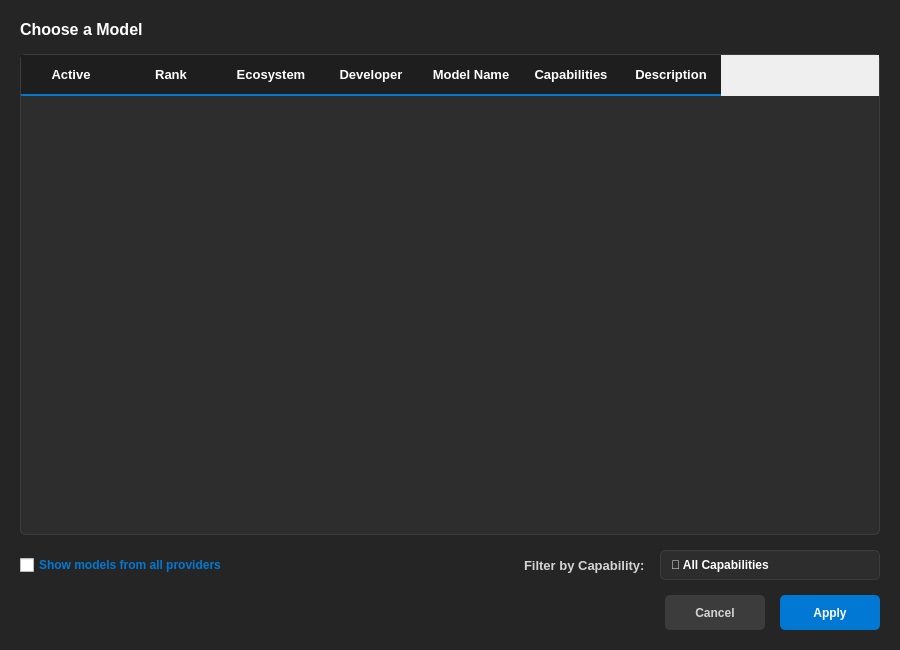
<?xml version="1.0" encoding="UTF-8"?>
<ui version="4.0">
 <class>ModelPopupDialog</class>
 <widget class="QDialog" name="ModelPopupDialog">
  <property name="geometry">
   <rect>
    <x>0</x>
    <y>0</y>
    <width>900</width>
    <height>650</height>
   </rect>
  </property>
  <property name="windowTitle">
   <string>Select a Model</string>
  </property>
  <property name="styleSheet">
   <string notr="true">QDialog {
    background-color: #252526;
    color: #d4d4d4;
}
QLabel {
    color: #ffffff;
    font-size: 16px;
    font-weight: bold;
}
/* TABLE STYLING */
QTableWidget {
    background-color: #2d2d2d;
    alternate-background-color: #252526;
    color: #d4d4d4;
    border: 1px solid #3c3c3c;
    border-radius: 5px;
    font-size: 13px;
    gridline-color: #3c3c3c;
}
QTableWidget::item {
    padding: 10px;
    border-bottom: 1px solid #3c3c3c;
}
/* THIS IS THE BLUE HIGHLIGHT WHEN YOU CLICK A ROW */
QTableWidget::item:selected {
    background-color: #0078d4;
    color: white;
}
QHeaderView::section {
    background-color: #1e1e1e;
    color: #ffffff;
    padding: 10px;
    border: none;
    border-bottom: 2px solid #0078d4;
    font-weight: bold;
    font-size: 13px;
}
QScrollBar:vertical {
    border: none;
    background: #2d2d2d;
    width: 10px;
    border-radius: 5px;
}
QScrollBar::handle:vertical {
    background: #555;
    border-radius: 5px;
}
QScrollBar::add-line:vertical, QScrollBar::sub-line:vertical {
    height: 0px;
}</string>
  </property>
  <property name="modal">
   <bool>true</bool>
  </property>
  <layout class="QVBoxLayout" name="dialog_layout">
   <property name="spacing">
    <number>15</number>
   </property>
   <property name="leftMargin">
    <number>20</number>
   </property>
   <property name="topMargin">
    <number>20</number>
   </property>
   <property name="rightMargin">
    <number>20</number>
   </property>
   <property name="bottomMargin">
    <number>20</number>
   </property>
   <item>
    <widget class="QLabel" name="title_label">
     <property name="text">
      <string>Choose a Model</string>
     </property>
    </widget>
   </item>
   <item>
    <widget class="QTableWidget" name="model_table">
     <property name="editTriggers">
      <set>QAbstractItemView::EditTrigger::NoEditTriggers</set>
     </property>
     <property name="alternatingRowColors">
      <bool>true</bool>
     </property>
     <property name="selectionMode">
      <enum>QAbstractItemView::SelectionMode::SingleSelection</enum>
     </property>
     <property name="selectionBehavior">
      <enum>QAbstractItemView::SelectionBehavior::SelectRows</enum>
     </property>
     <property name="verticalScrollMode">
      <enum>QAbstractItemView::ScrollMode::ScrollPerPixel</enum>
     </property>
     <property name="horizontalScrollMode">
      <enum>QAbstractItemView::ScrollMode::ScrollPerPixel</enum>
     </property>
     <property name="showGrid">
      <bool>false</bool>
     </property>
     <column>
      <property name="text">
       <string>Active</string>
      </property>
     </column>
     <column>
      <property name="text">
       <string>Rank</string>
      </property>
     </column>
     <column>
      <property name="text">
       <string>Ecosystem</string>
      </property>
     </column>
     <column>
      <property name="text">
       <string>Developer</string>
      </property>
     </column>
     <column>
      <property name="text">
       <string>Model Name</string>
      </property>
     </column>
     <column>
      <property name="text">
       <string>Capabilities</string>
      </property>
     </column>
     <column>
      <property name="text">
       <string>Description</string>
      </property>
     </column>
    </widget>
   </item>
   <item>
    <layout class="QHBoxLayout" name="filter_bar_layout">
     <item>
      <widget class="QCheckBox" name="show_all_cb">
       <property name="styleSheet">
        <string notr="true">color: #0078d4; font-weight: bold;</string>
       </property>
       <property name="text">
        <string>Show models from all providers</string>
       </property>
      </widget>
     </item>
     <item>
      <spacer name="filterSpacer">
       <property name="orientation">
        <enum>Qt::Orientation::Horizontal</enum>
       </property>
       <property name="sizeHint" stdset="0">
        <size>
         <width>40</width>
         <height>20</height>
        </size>
       </property>
      </spacer>
     </item>
     <item>
      <widget class="QLabel" name="filter_label">
       <property name="styleSheet">
        <string notr="true">color: #d4d4d4; font-weight: bold; font-size: 13px;</string>
       </property>
       <property name="text">
        <string>Filter by Capability:</string>
       </property>
      </widget>
     </item>
     <item>
      <widget class="QComboBox" name="capability_filter">
       <property name="minimumSize">
        <size>
         <width>220</width>
         <height>30</height>
        </size>
       </property>
       <property name="styleSheet">
        <string notr="true">QComboBox {
    background-color: #2d2d2d;
    border: 1px solid #3c3c3c;
    border-radius: 5px;
    padding: 3px 10px;
    color: #ffffff;
    font-weight: bold;
}
QComboBox::drop-down {
    border: none;
}
QComboBox QAbstractItemView {
    background-color: #2d2d2d;
    color: #ffffff;
    selection-background-color: #0078d4;
    border: 1px solid #3c3c3c;
}</string>
       </property>
       <item>
        <property name="text">
         <string>🌐 All Capabilities</string>
        </property>
       </item>
       <item>
        <property name="text">
         <string>💬 General Chat</string>
        </property>
       </item>
       <item>
        <property name="text">
         <string>🛠️ Supports Tools</string>
        </property>
       </item>
       <item>
        <property name="text">
         <string>👁️ Multimodal / Vision</string>
        </property>
       </item>
       <item>
        <property name="text">
         <string>🎙️ Audio / Voice</string>
        </property>
       </item>
       <item>
        <property name="text">
         <string>🎥 Video / Media</string>
        </property>
       </item>
       <item>
        <property name="text">
         <string>💻 Coding / Software</string>
        </property>
       </item>
      </widget>
     </item>
    </layout>
   </item>
   <item>
    <layout class="QHBoxLayout" name="button_layout">
     <item>
      <spacer name="horizontalSpacer">
       <property name="orientation">
        <enum>Qt::Orientation::Horizontal</enum>
       </property>
       <property name="sizeHint" stdset="0">
        <size>
         <width>40</width>
         <height>20</height>
        </size>
       </property>
      </spacer>
     </item>
     <item>
      <widget class="QPushButton" name="cancel_btn">
       <property name="minimumSize">
        <size>
         <width>100</width>
         <height>35</height>
        </size>
       </property>
       <property name="styleSheet">
        <string notr="true">QPushButton {
    background-color: #3c3c3c;
    border: none;
    border-radius: 5px;
    color: #d4d4d4;
    font-weight: bold;
}
QPushButton:hover {
    background-color: #505050;
}</string>
       </property>
       <property name="text">
        <string>Cancel</string>
       </property>
      </widget>
     </item>
     <item>
      <widget class="QPushButton" name="apply_btn">
       <property name="minimumSize">
        <size>
         <width>100</width>
         <height>35</height>
        </size>
       </property>
       <property name="styleSheet">
        <string notr="true">QPushButton {
    background-color: #0078d4;
    border: none;
    border-radius: 5px;
    color: white;
    font-weight: bold;
}
QPushButton:hover {
    background-color: #106ebe;
}</string>
       </property>
       <property name="text">
        <string>Apply</string>
       </property>
      </widget>
     </item>
    </layout>
   </item>
  </layout>
 </widget>
 <resources/>
 <connections>
  <connection>
   <sender>cancel_btn</sender>
   <signal>clicked()</signal>
   <receiver>ModelPopupDialog</receiver>
   <slot>reject()</slot>
   <hints>
    <hint type="sourcelabel">
     <x>449</x>
     <y>415</y>
    </hint>
    <hint type="destinationlabel">
     <x>299</x>
     <y>224</y>
    </hint>
   </hints>
  </connection>
 </connections>
</ui>
